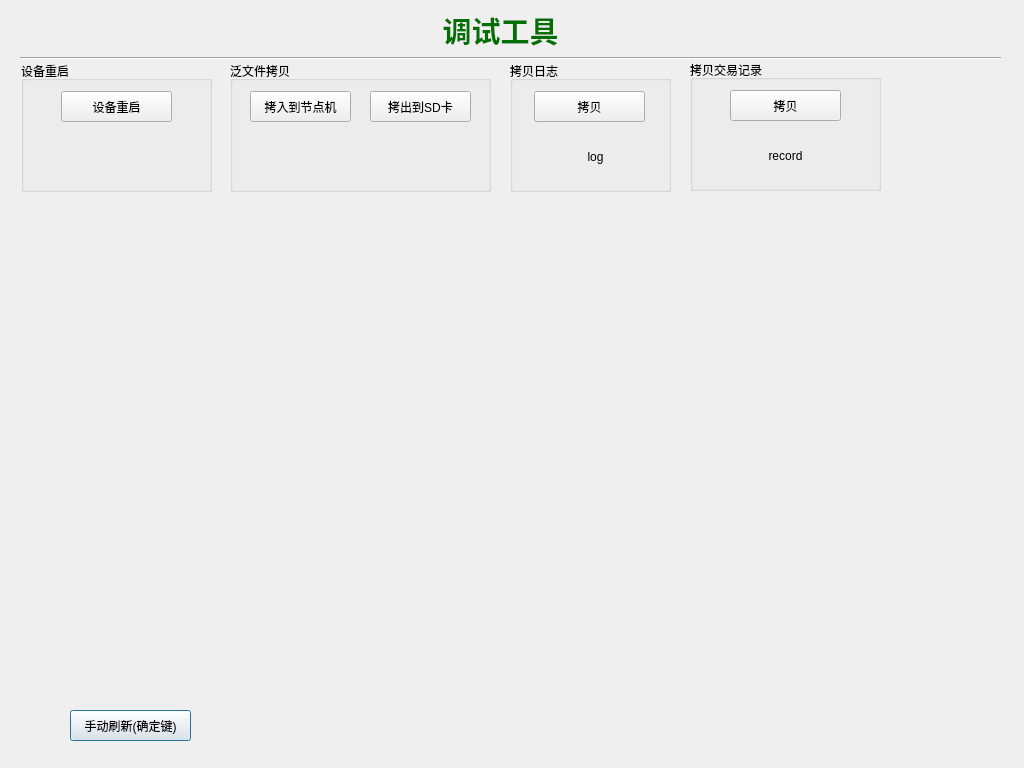
<?xml version="1.0" encoding="UTF-8"?>
<ui version="4.0">
 <class>DebugToolsClass</class>
 <widget class="QDialog" name="DebugToolsClass">
  <property name="geometry">
   <rect>
    <x>0</x>
    <y>0</y>
    <width>1024</width>
    <height>768</height>
   </rect>
  </property>
  <property name="minimumSize">
   <size>
    <width>1024</width>
    <height>768</height>
   </size>
  </property>
  <property name="maximumSize">
   <size>
    <width>1024</width>
    <height>768</height>
   </size>
  </property>
  <property name="windowTitle">
   <string>Dialog</string>
  </property>
  <widget class="QLabel" name="label">
   <property name="geometry">
    <rect>
     <x>0</x>
     <y>0</y>
     <width>1024</width>
     <height>768</height>
    </rect>
   </property>
   <property name="text">
    <string/>
   </property>
   <property name="pixmap">
    <pixmap resource="../bicycle.qrc">:/image/function_background.png</pixmap>
   </property>
  </widget>
  <widget class="QLabel" name="label_5">
   <property name="geometry">
    <rect>
     <x>410</x>
     <y>10</y>
     <width>181</width>
     <height>41</height>
    </rect>
   </property>
   <property name="font">
    <font>
     <family>华文中宋</family>
     <pointsize>22</pointsize>
     <weight>75</weight>
     <bold>true</bold>
    </font>
   </property>
   <property name="styleSheet">
    <string notr="true">color: rgb(0, 112, 0);</string>
   </property>
   <property name="text">
    <string>调试工具</string>
   </property>
   <property name="alignment">
    <set>Qt::AlignCenter</set>
   </property>
  </widget>
  <widget class="Line" name="line">
   <property name="geometry">
    <rect>
     <x>20</x>
     <y>50</y>
     <width>981</width>
     <height>16</height>
    </rect>
   </property>
   <property name="orientation">
    <enum>Qt::Horizontal</enum>
   </property>
  </widget>
  <widget class="QPushButton" name="pushButton_manualRefresh">
   <property name="enabled">
    <bool>true</bool>
   </property>
   <property name="geometry">
    <rect>
     <x>70</x>
     <y>710</y>
     <width>121</width>
     <height>31</height>
    </rect>
   </property>
   <property name="text">
    <string>手动刷新(确定键)</string>
   </property>
  </widget>
  <widget class="QLabel" name="label_debugToolsShow">
   <property name="geometry">
    <rect>
     <x>300</x>
     <y>710</y>
     <width>521</width>
     <height>41</height>
    </rect>
   </property>
   <property name="font">
    <font>
     <family>文泉驿正黑</family>
     <pointsize>18</pointsize>
     <weight>50</weight>
     <bold>false</bold>
    </font>
   </property>
   <property name="styleSheet">
    <string notr="true">color: rgb(0, 0, 255);</string>
   </property>
   <property name="text">
    <string/>
   </property>
   <property name="alignment">
    <set>Qt::AlignCenter</set>
   </property>
  </widget>
  <widget class="QGroupBox" name="groupBox_2">
   <property name="geometry">
    <rect>
     <x>230</x>
     <y>61</y>
     <width>261</width>
     <height>131</height>
    </rect>
   </property>
   <property name="title">
    <string>泛文件拷贝</string>
   </property>
   <widget class="QPushButton" name="pushButton_unityFileCopyIn">
    <property name="enabled">
     <bool>true</bool>
    </property>
    <property name="geometry">
     <rect>
      <x>20</x>
      <y>30</y>
      <width>101</width>
      <height>31</height>
     </rect>
    </property>
    <property name="text">
     <string>拷入到节点机</string>
    </property>
   </widget>
   <widget class="QPushButton" name="pushButton_unityFileCopyOut">
    <property name="enabled">
     <bool>true</bool>
    </property>
    <property name="geometry">
     <rect>
      <x>140</x>
      <y>30</y>
      <width>101</width>
      <height>31</height>
     </rect>
    </property>
    <property name="text">
     <string>拷出到SD卡</string>
    </property>
   </widget>
   <widget class="QLabel" name="label_copyUnityString">
    <property name="geometry">
     <rect>
      <x>20</x>
      <y>80</y>
      <width>221</width>
      <height>31</height>
     </rect>
    </property>
    <property name="contextMenuPolicy">
     <enum>Qt::DefaultContextMenu</enum>
    </property>
    <property name="styleSheet">
     <string notr="true">font: 12pt &quot;宋体&quot;;</string>
    </property>
    <property name="text">
     <string/>
    </property>
    <property name="alignment">
     <set>Qt::AlignCenter</set>
    </property>
   </widget>
  </widget>
  <widget class="QGroupBox" name="groupBox_3">
   <property name="geometry">
    <rect>
     <x>510</x>
     <y>61</y>
     <width>161</width>
     <height>131</height>
    </rect>
   </property>
   <property name="title">
    <string>拷贝日志</string>
   </property>
   <widget class="QPushButton" name="pushButton_copySDLog">
    <property name="enabled">
     <bool>true</bool>
    </property>
    <property name="geometry">
     <rect>
      <x>24</x>
      <y>30</y>
      <width>111</width>
      <height>31</height>
     </rect>
    </property>
    <property name="text">
     <string>拷贝</string>
    </property>
   </widget>
   <widget class="QLabel" name="label_copySDString">
    <property name="geometry">
     <rect>
      <x>20</x>
      <y>80</y>
      <width>131</width>
      <height>31</height>
     </rect>
    </property>
    <property name="contextMenuPolicy">
     <enum>Qt::DefaultContextMenu</enum>
    </property>
    <property name="styleSheet">
     <string notr="true">font: 12pt &quot;宋体&quot;;</string>
    </property>
    <property name="text">
     <string>log</string>
    </property>
    <property name="alignment">
     <set>Qt::AlignCenter</set>
    </property>
   </widget>
  </widget>
  <widget class="QGroupBox" name="groupBox">
   <property name="geometry">
    <rect>
     <x>21</x>
     <y>61</y>
     <width>191</width>
     <height>131</height>
    </rect>
   </property>
   <property name="title">
    <string>设备重启</string>
   </property>
   <widget class="QPushButton" name="pushButton_deviceReboot">
    <property name="geometry">
     <rect>
      <x>40</x>
      <y>30</y>
      <width>111</width>
      <height>31</height>
     </rect>
    </property>
    <property name="text">
     <string>设备重启</string>
    </property>
   </widget>
  </widget>
  <widget class="QGroupBox" name="groupBox_4">
   <property name="geometry">
    <rect>
     <x>690</x>
     <y>60</y>
     <width>191</width>
     <height>131</height>
    </rect>
   </property>
   <property name="title">
    <string>拷贝交易记录</string>
   </property>
   <widget class="QPushButton" name="pushButton_copySDTradeRecord">
    <property name="enabled">
     <bool>true</bool>
    </property>
    <property name="geometry">
     <rect>
      <x>40</x>
      <y>30</y>
      <width>111</width>
      <height>31</height>
     </rect>
    </property>
    <property name="text">
     <string>拷贝</string>
    </property>
   </widget>
   <widget class="QLabel" name="label_copySDTradeRecordString">
    <property name="geometry">
     <rect>
      <x>10</x>
      <y>80</y>
      <width>171</width>
      <height>31</height>
     </rect>
    </property>
    <property name="contextMenuPolicy">
     <enum>Qt::DefaultContextMenu</enum>
    </property>
    <property name="styleSheet">
     <string notr="true">font: 12pt &quot;宋体&quot;;</string>
    </property>
    <property name="text">
     <string>record</string>
    </property>
    <property name="alignment">
     <set>Qt::AlignCenter</set>
    </property>
   </widget>
  </widget>
 </widget>
 <tabstops>
  <tabstop>pushButton_manualRefresh</tabstop>
  <tabstop>pushButton_deviceReboot</tabstop>
 </tabstops>
 <resources>
  <include location="../bicycle.qrc"/>
 </resources>
 <connections/>
</ui>
